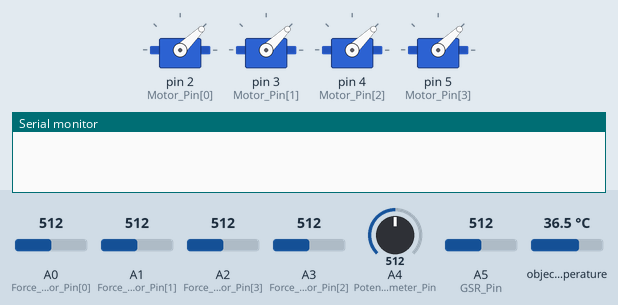
Bench run of a sketch on a simulated Arduino Uno, built for the host (arithmetic inside an expression is 32-bit, double 64-bit). Shown: 4 × servo, the last lines printed to the serial monitor. Inputs (shaded band) come from the test bench; at power-on: A0 (Force_Sensor_Pin[0]) = 512, A1 (Force_Sensor_Pin[1]) = 512, A2 (Force_Sensor_Pin[3]) = 512, A4 (Potentiometer_Pin) = 512, A3 (Force_Sensor_Pin[2]) = 512, A5 (GSR_Pin) = 512, object temperature 36.5 °C.

Above: at 3.4 s.
3.5 s: A0 (Force_Sensor_Pin[0]) set to 306
At 12.4 s:
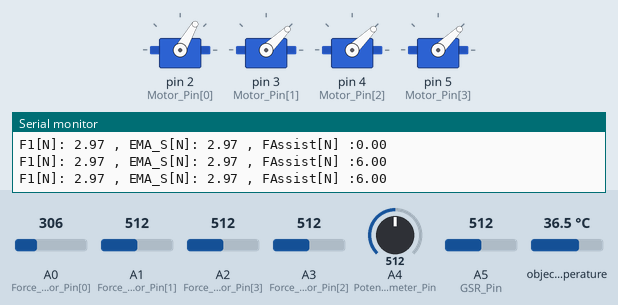
12.9 s: A1 (Force_Sensor_Pin[1]) set to 306
At 22.2 s:
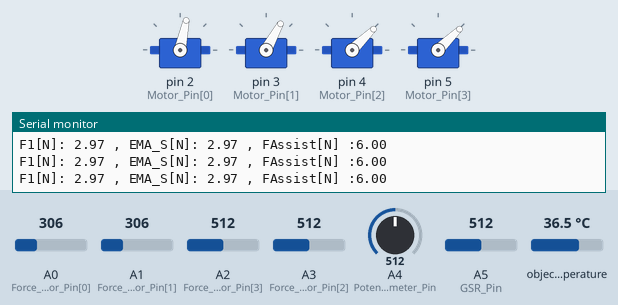
22.3 s: A2 (Force_Sensor_Pin[3]) set to 471
At 22.67 s:
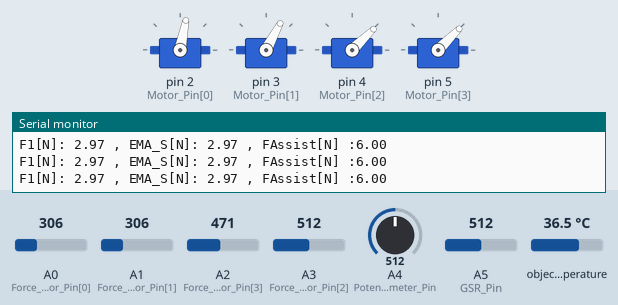
25.8 s: A4 (Potentiometer_Pin) set to 306
34.0 s: A3 (Force_Sensor_Pin[2]) set to 488
37.5 s: A3 (Force_Sensor_Pin[2]) set to 465
At 38.13 s:
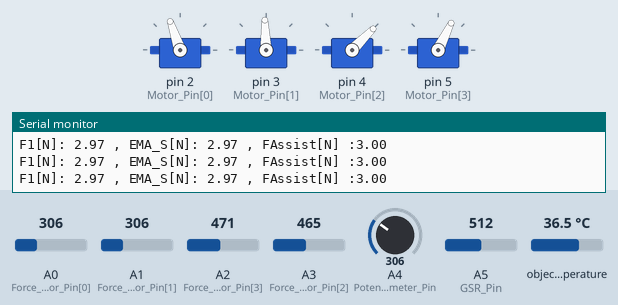
Timing chart, 0 to 51.4 s (numbered marks = the images above; inputs shaded):
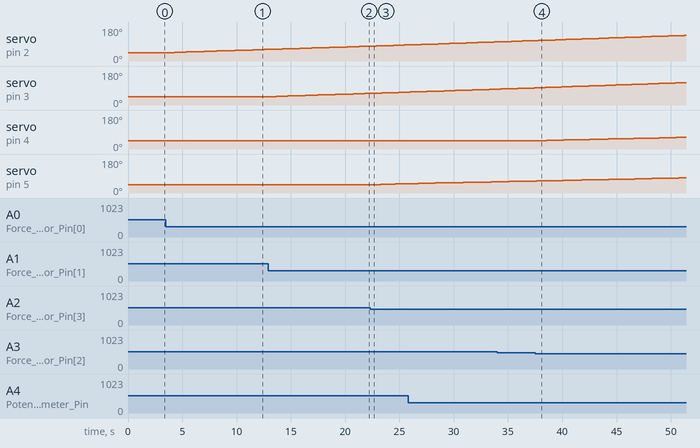

The sketch:

Arduino_Exo_Finger_Code.ino
```cpp
#include <Servo.h>
#include <math.h>
//#include <Filters.h>
#include "Wire.h"
#include "Adafruit_MLX90614.h"
#include <SoftwareSerial.h>
#include <SerialCommand.h>
#include <string.h>
#include <stdio.h>
using namespace std;

#define MAX_LENGTH 0.05          // [m] Maximum stroke of the motors
#define MAX_VEL 0.04             // [m/s] Maximum velocity of the motors; 0,04normal "CAPTURING HUMAN HAND KINEMATICS FOR OBJECT GRASPING AND MANIPULATION A Thesis by SHRAMANA GHOSH "
#define MAX_ACC 0.5              // [m/s^2] Maximum acceleration of the motors; 1 normal "CAPTURING HUMAN HAND KINEMATICS FOR OBJECT GRASPING AND MANIPULATION A Thesis by SHRAMANA GHOSH "
#define MIN_SIGNAL_DURATION 1000 // [microseconds]
#define MAX_SIGNAL_OFFSET 1000   // [microseconds]

SerialCommand sCmd;
// Physical contraints //
double mass = 2;                 // [kg]  Virtual mass of the admittance control scheme
double damping = 1000.0;         //1000 [N*s/m] Virtual damping of the admittance control scheme
double g = 0.00981;              // [N/g] Gravity

float MIN_RANGE = 0;             // Minimum positon of the motors (can be modified from Unity3D)
float MAX_RANGE = 0.05 ;         //[m] Max positon of the motors is 50mm when full extended P 16-12-50-64-12-P (can be modified from Unity3D)
float MAX_FORCE = 0;             // Maximum force of the motors (can be modified from Unity3D)

// Pins on the Arduino //
int Motor_Pin[4] = {2, 3, 4, 5};                        // Arduino Pins for the motors
int Force_Sensor_Pin[4] = {A0, A1, A3, A2};             // Arduino Pins for the force sensors
int Potentiometer_Pin = A4;           // The analog input pin reading the linear potentiometer
int GSR_Pin = A5;                     // The analog input pin reading the GSR sensor

// Motor and force varibles //
struct s_Kinetics                // Struct that stores kinetic data of every joint
{
  double x = 0;                  // [m] Position
  double dx = 0;                 // [m/s] Velocity
  double ddx = 0;                // [m/s^2] Acceleration
};

struct s_Assistive_Force         // Struct that stores information about the assistive force
{
  double Force_Level = 0;        // [N] Current force level
  double Direction = 0.5;        // [] Direction flag of the assistive force
  double Threshold_Position = 0.2 * (MAX_RANGE - MIN_RANGE); // [] Relative threshold position from lower and upper end of the range of the motor
};

struct s_Assistive_Force Assistive_Force[4];            // Assistive forces for all joints
struct s_Kinetics Kinetics[4];                          // Kinetic parameters for all joints
Servo Motor[4];                                         // Handle to the motors
double Offset_Force_Sensor[4] = {689, 671, 598, 632};   // Measured offsets of the force sensors
double Calib_Force_Sensor[4] = { -1.47, -1.45, -1.54, -1.54}; // Measured calibration factors of the force sensors
double Force_Force_Sensor[4];                           // Measured force from the force sensors

// Sensor box variables //
float fMAX_Assistance_Force = 0;       // [N] Maximum assistance force, set by the potentiometer
float fGSR_Value = 0;                 // [] Value of the GSR
int sensorValue = 0;
// low pass filter variables
float EMA_a = 0.4;    //initialization of EMA alpha (cutoff-frequency)
float EMA_S[4] = {0, 0, 0, 0}; ;        //initialization of EMA S
float fTemperature_Value = 0;         // [C] Measured Temperature

// Communication variables //
float timestep = 0;                   // [s] Time for one iteration of the main loop
float feedbackFreq = 1;               // [1/s] Data is sent to the PC this many times per seconds; Unity reads once per second
float feedbackTime = 0;               // [s] Time since the last feedback was sent to the PC
double start = 0;                     // [s] Measures the time instant for the start of each iteration
double stp = 0;                       // [s] Measures the time instand for the end of each iteration
String outString;                     // [] The string to be sent to the PC
String printout;                      // [] The string to be sent to the Console

//TEST VALUES-------------------------------------------------------------------
int incomingByte = 0;   // for incoming serial data
float test = 99;// TEST VALUE SERIAL READ
//------------------------------------------------------------------------------

Adafruit_MLX90614 mlx;                // Set up IR Thermometer

// SETUP ROUTINE //
void setup() {
  Serial.begin(9600);                 // Start Serial Communication and set Analog reference
  //-------------
  while (!Serial);
  sCmd.addCommand("I", minHandler);
  sCmd.addCommand("A", maxHandler);
  //-------------
  mlx.begin();                        // Start IR Thermometer readouts
  analogReference(INTERNAL2V56);      // Set the internal reference of the Arduino to 2.56V (necessary for the force sensors)
  setValues();                        // Obtain Settings for all the joints from Unity3D

  //Attach servos
  for (int iJoints = 0; iJoints < 4; iJoints++) {
    Motor[iJoints].attach(Motor_Pin[iJoints]);
    Motor[iJoints].writeMicroseconds(1000);
  }

  // Calculate offset of force sensors
  for (int i = 0; i < 5000; i++) {
    for (int iJoints = 0; iJoints < 4; iJoints++) {
      Offset_Force_Sensor[iJoints] += analogRead(Force_Sensor_Pin[iJoints]);
    }
  }

  // Take the mean value of the previous measurements to obtain an adequate offset for the force sensors
  for (int iJoints = 0; iJoints < 4; iJoints++) {
    Offset_Force_Sensor[iJoints] /= 5000;
  }
}


//// MAIN LOOP ////
void loop() {
  if (Serial.available() > 0)
    sCmd.readSerial();
  //-----------
  timestep = (stp - start) / 1000000; // [s] Calculate the timestep for the last iteration
  feedbackTime += timestep;       // [s]Sum up the time since the last time data was sent to the PC
  start = micros();               // [mus] Measure the current time

  // Read force sensors
  for (int iJoints = 0; iJoints < 4; iJoints++) {

    Force_Force_Sensor[iJoints] = (analogRead(Force_Sensor_Pin[iJoints])
                                   - Offset_Force_Sensor[iJoints]) * Calib_Force_Sensor[iJoints] * g;
    EMA_S[iJoints] = (EMA_a*Force_Force_Sensor[iJoints]) + ((1-EMA_a)*EMA_S[iJoints]);  //run the EMA
  }

  // Generate an assistive force
  Generate_Assistive_Force(Kinetics[0].x, 0);
  Generate_Assistive_Force(Kinetics[1].x, 1);
  Generate_Assistive_Force(Kinetics[2].x, 2);
  Generate_Assistive_Force(Kinetics[3].x, 3);

  // Run the admittance control scheme; here, the forces on one finger are added up, which makes the motors move synchron
  Admittance_Control(EMA_S[0] , Assistive_Force[0].Force_Level, 0);
  Admittance_Control(EMA_S[1], Assistive_Force[1].Force_Level, 1);
  Admittance_Control(EMA_S[2], Assistive_Force[2].Force_Level, 2);
  Admittance_Control(EMA_S[3], Assistive_Force[3].Force_Level, 3);

  // Whenever Feedbacktime = 1/FeedbackFrequency read the sensor box and send data to the PC
  if (feedbackTime > (1 / feedbackFreq)) {
    readSensorBox();          // Read the sensors from the sensor box
    //outputData();             // Send data for Unity
    Print_Data2Console();     // Print the data to console on Laptop
    feedbackTime = 0;
  }

  stp = micros();               // Measure the current time
}
//------------------------------------------------------------------------------------------------
// ------------------------------FUNCTIONS--------------------------------------------------------
//------------------------------------------------------------------------------------------------
void minHandler (const char *command) {
  MIN_RANGE = Serial.parseFloat()/90*MAX_LENGTH;
}

void maxHandler (const char *command) {
  MAX_RANGE = Serial.parseFloat()/90*MAX_LENGTH;
}

// FUNCTION : After starting the serial connection read the settings done by therapeut from Unity3D
void setValues() {
  if (Serial.available() > 0)
      sCmd.readSerial();
}
//--END OF CONSTRUCTION SITE---------------------

// FUNCTION : Reads the sensors from the sensor box
void readSensorBox() {
  int scale_force = 200,
  // Temperature
  fTemperature_Value = mlx.readObjectTempC();
  //0-1000Ohm Assistance Force / Potentiometer  changed from 100 to 200 so F assistive max is 15N
  fMAX_Assistance_Force = analogRead(Potentiometer_Pin) / scale_force;
  // adapts the damping to the additional force in the system
  damping = 1000 + (analogRead(Potentiometer_Pin)/ scale_force) * 1000;
  //vs. 1000 + analogRead(Potentiometer_Pin)* scale_force / 10; poti high fine poti 0 too much damping

  // GSR - sweat sensor - resistance
  long sum = 0;
  for (int i = 0; i < 10; i++)    //Average the 10 measurements to remove the glitch
  {
    sensorValue = analogRead(GSR_Pin);
    sum += sensorValue;
  }
  fGSR_Value = sum / 10;
  //fGSR_Value = ((1024+2*(fGSR_Value-(992-512)))*10000)/(512-(fGSR_Value-(992-512)));
  //Human Resistance = ((1024+2*Serial_Port_Reading)*10000)/(512-Serial_Port_Reading),
  //unit is ohm, Serial_Port_Reading is the value display on Serial Port(between 0~1023)
}

// FUNCTION : Runs an admittance control scheme and sets the respective motor position
void Admittance_Control(double Force_Sensor, double Assistive_Force, int num)
{ double Force;
  // Admittance control basic equation: F = m*ddx + d*dx
  if (Force_Sensor < 0.5 && Force_Sensor > -0.5) {
    Force =  0;
  } else {
    Force = Force_Sensor + Assistive_Force;
  }

  Kinetics[num].ddx = 1 / mass * (Force  - damping * Kinetics[num].dx);
//Kinetics[num].ddx = 1 / mass * (Force + Assistive_Force - damping * Kinetics[num].dx);

  // Delimit the acceleration
  if (Kinetics[num].ddx < -MAX_ACC) Kinetics[num].ddx = -MAX_ACC;
  if (Kinetics[num].ddx > MAX_ACC) Kinetics[num].ddx = MAX_ACC;

  // Then, the obtained acceleration ddx has to be integrated twice in order to obtain x.
  Kinetics[num].dx += Kinetics[num].ddx * timestep;

  // Delimit the velocity
  if (Kinetics[num].dx < -MAX_VEL) Kinetics[num].dx = -MAX_VEL;
  if (Kinetics[num].dx > MAX_VEL) Kinetics[num].dx = MAX_VEL;

  Kinetics[num].x = Kinetics[num].x + Kinetics[num].dx * timestep + 0.5 * Kinetics[num].ddx * timestep * timestep;

  // Delimit the positon
  if (Kinetics[num].x < MIN_RANGE) Kinetics[num].x = MIN_RANGE;
  if (Kinetics[num].x > MAX_RANGE) Kinetics[num].x = MAX_RANGE;

  Motor[num].writeMicroseconds( Kinetics[num].x / MAX_LENGTH * MAX_SIGNAL_OFFSET + MIN_SIGNAL_DURATION);
}

// FUNCTION : Generates an assistive force, when position thresholds are reached by the operator of the exoskeleton
void Generate_Assistive_Force(double x_a, int num)
{
  if (Force_Force_Sensor[num] > 0.5)
    Assistive_Force[num].Force_Level = fMAX_Assistance_Force * 3;
  if (Force_Force_Sensor[num] < -0.5)
    Assistive_Force[num].Force_Level = -fMAX_Assistance_Force * 3;

}

// FUNCTION : Sends data via the serial port
void outputData() {
  printout = String();
  printout = fTemperature_Value;
  printout += ",";
  printout += fGSR_Value;
  printout += ",";
  printout += fMAX_Assistance_Force;
  printout += ",";
  printout += Force_Force_Sensor[0];
  printout += ",";
  printout += Force_Force_Sensor[1];
  printout += ",";
  printout += Force_Force_Sensor[2];
  printout += ",";
  printout += Force_Force_Sensor[3];
  printout += ",";
  Serial.flush();
  Serial.println(printout);
}

// FUNCTION : Prints data to console
void Print_Data2Console()
{
  printout = "F1[N]: ";
  printout += Force_Force_Sensor[0];
  printout += " , EMA_S[N]: ";
  printout += EMA_S[0];
  //  printout += " , F3: ";
  //  printout += Force_Force_Sensor[2];
  //  printout += " , F4: ";
  //  printout += Force_Force_Sensor[3];
  printout += " , FAssist[N] :";
  printout += Assistive_Force[0].Force_Level;
  //printout += ", FassDir:";
  //printout += Assistive_Force[0].Direction;
  //  printout += " , GSR:";
  //  printout += fGSR_Value;
  //  printout += " , T[C]:";
  //  printout += fTemperature_Value;
  //printout += " , dt[ms]:";
  //printout += timestep * 1000;
  //printout += " , tloop[ms] ";
  //printout += feedbackTime;
  // printout += " , Acc:";
  //printout += Kinetics[0].ddx;
  // printout += ", Vel:";
  // printout += Kinetics[0].dx;
  //printout += ", X[mm]:";
  //printout += Kinetics[0].x * 100;
  Serial.flush();
  Serial.println(printout);
}
```

Measured:
- the behaviour switches between 480 and 479 on A3 (Force_Sensor_Pin[2]) (found by bisection; images 3 and 4)
- after the input at 3.5 s, servo on pin 2 (Motor_Pin[0]): moves from 44° to 61° over 8.9 s, starting after 0.18 s
- after the input at 12.9 s, servo on pin 3 (Motor_Pin[1]): moves from 44° to 61° over 8.7 s, starting after 0.18 s
- after the input at 22.3 s, servo on pin 5 (Motor_Pin[3]): moves from 44° to 49° over 2.9 s, starting after 0.20 s
- after the input at 37.5 s, servo on pin 4 (Motor_Pin[2]): moves from 44° to 62° over 13.6 s, starting after 0.25 s
